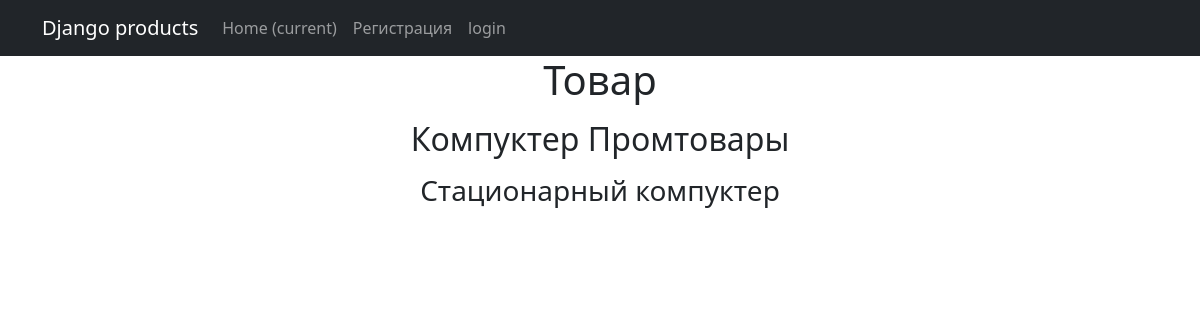
The page /products/9 on the database its author committed.
### simpleapp/models.py (models this page shows, shortened)
class Product(models.Model):
    name = models.CharField(max_length=50,
                            unique=True)
    discription = models.TextField()
    quantity = models.IntegerField(validators=[MinValueValidator(0)],)
    category = models.ForeignKey(
        to='Category',
        on_delete=models.CASCADE,
        related_name='products'
    )
    price = models.FloatField(
        validators=[MinValueValidator(0.0)],
    )

class Category(models.Model):
    name = models.CharField(max_length=100,
                            unique=True)
    def __str__(self) -> str:
        return f'{self.name.title()}'

### simpleapp/views.py (the view)
# urls.py: path('<int:pk>', ProductDetailView.as_view(), name='product_detail'),
class ProductDetailView(DetailView):
    model = Product
    template_name = 'product.html'
    context_object_name = 'product'

### simpleapp/templates/product.html (shortened to what this page needs)
{% extends 'simpleapp/default.html' %}
{% block content %}
<h1>Товар</h1>
<p><h2>{{ product.name }} {{ product.category }}</h2></p>
<h3>{{ product.discription }}</h3>
{% endblock content %}

### rows shown on the page
Product: name "Компуктер", category "Промтовары", discription "Стационарный компуктер"
